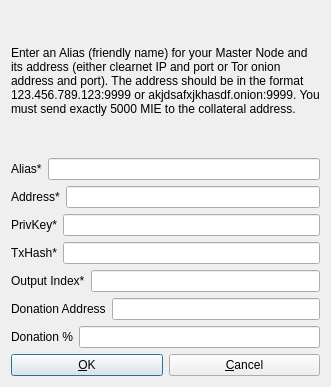
<?xml version="1.0" encoding="UTF-8"?>
<ui version="4.0">
 <class>AddEditAdrenalineNode</class>
 <widget class="QDialog" name="AddEditAdrenalineNode">
  <property name="geometry">
   <rect>
    <x>0</x>
    <y>0</y>
    <width>331</width>
    <height>387</height>
   </rect>
  </property>
  <property name="windowTitle">
   <string>Add/Edit Ventor Node</string>
  </property>
  <property name="modal">
   <bool>true</bool>
  </property>
  <layout class="QVBoxLayout" name="verticalLayout">
   <item>
    <widget class="QLabel" name="label_9">
     <property name="sizePolicy">
      <sizepolicy hsizetype="Preferred" vsizetype="Expanding">
       <horstretch>0</horstretch>
       <verstretch>0</verstretch>
      </sizepolicy>
     </property>
     <property name="text">
      <string>&lt;html&gt;&lt;head/&gt;&lt;body&gt;&lt;p&gt;Enter an Alias (friendly name) for your Master Node and its address (either clearnet IP and port or Tor onion address and port). The address should be in the format 123.456.789.123:9999 or akjdsafxjkhasdf.onion:9999. You must send exactly 5000 MIE to the collateral address.&lt;/p&gt;&lt;/body&gt;&lt;/html&gt;</string>
     </property>
     <property name="wordWrap">
      <bool>true</bool>
     </property>
    </widget>
   </item>
   <item>
    <layout class="QHBoxLayout" name="horizontalLayout_4">
     <property name="bottomMargin">
      <number>0</number>
     </property>
     <item>
      <widget class="QLabel" name="label_4">
       <property name="text">
        <string>Alias*</string>
       </property>
      </widget>
     </item>
     <item>
      <widget class="QLineEdit" name="aliasLineEdit"/>
     </item>
    </layout>
   </item>
   <item>
    <layout class="QHBoxLayout" name="horizontalLayout_5">
     <property name="bottomMargin">
      <number>0</number>
     </property>
     <item>
      <widget class="QLabel" name="label_6">
       <property name="text">
        <string>Address*</string>
       </property>
      </widget>
     </item>
     <item>
      <widget class="QLineEdit" name="addressLineEdit"/>
     </item>
    </layout>
   </item>
   <item>
    <layout class="QHBoxLayout" name="horizontalLayout_3">
     <property name="bottomMargin">
      <number>0</number>
     </property>
     <item>
      <widget class="QLabel" name="label_5">
       <property name="text">
        <string>PrivKey*</string>
       </property>
      </widget>
     </item>
     <item>
      <widget class="QLineEdit" name="privkeyLineEdit"/>
     </item>
    </layout>
   </item>
   <item>
    <layout class="QHBoxLayout" name="horizontalLayout_2">
     <property name="bottomMargin">
      <number>0</number>
     </property>
     <item>
      <widget class="QLabel" name="label_2">
       <property name="text">
        <string>TxHash*</string>
       </property>
      </widget>
     </item>
     <item>
      <widget class="QLineEdit" name="txhashLineEdit"/>
     </item>
    </layout>
   </item>
   <item>
    <layout class="QHBoxLayout" name="horizontalLayout_8">
     <property name="bottomMargin">
      <number>0</number>
     </property>
     <item>
      <widget class="QLabel" name="label_8">
       <property name="text">
        <string>Output Index*</string>
       </property>
      </widget>
     </item>
     <item>
      <widget class="QLineEdit" name="outputindexLineEdit"/>
     </item>
    </layout>
   </item>
   <item>
    <layout class="QHBoxLayout" name="horizontalLayout_6">
     <property name="bottomMargin">
      <number>0</number>
     </property>
     <item>
      <widget class="QLabel" name="label_3">
       <property name="text">
        <string>Donation Address</string>
       </property>
      </widget>
     </item> 
     <item>
      <widget class="QLineEdit" name="donationaddressLineEdit"/>
     </item>
    </layout>
   </item>
   <item>
    <layout class="QHBoxLayout" name="horizontalLayout_7">
     <property name="bottomMargin">
      <number>0</number>
     </property>
     <item>
      <widget class="QLabel" name="label_7">
       <property name="text">
        <string>Donation %</string>
       </property>
      </widget>
     </item>
     <item>
      <widget class="QLineEdit" name="donationpercentageLineEdit"/>
     </item>
    </layout>
   </item>
   <item>
    <layout class="QHBoxLayout" name="horizontalLayout_Buttons">
     <item>
      <widget class="QPushButton" name="okButton">
       <property name="text">
        <string>&amp;OK</string>
       </property>
      </widget>
     </item>
     <item>
      <widget class="QPushButton" name="cancelButton">
       <property name="text">
        <string>&amp;Cancel</string>
       </property>
       <property name="autoDefault">
        <bool>false</bool>
       </property>
      </widget>
     </item>
    </layout>
   </item>
  </layout>
 </widget>
 <resources/>
 <connections/>
</ui>
